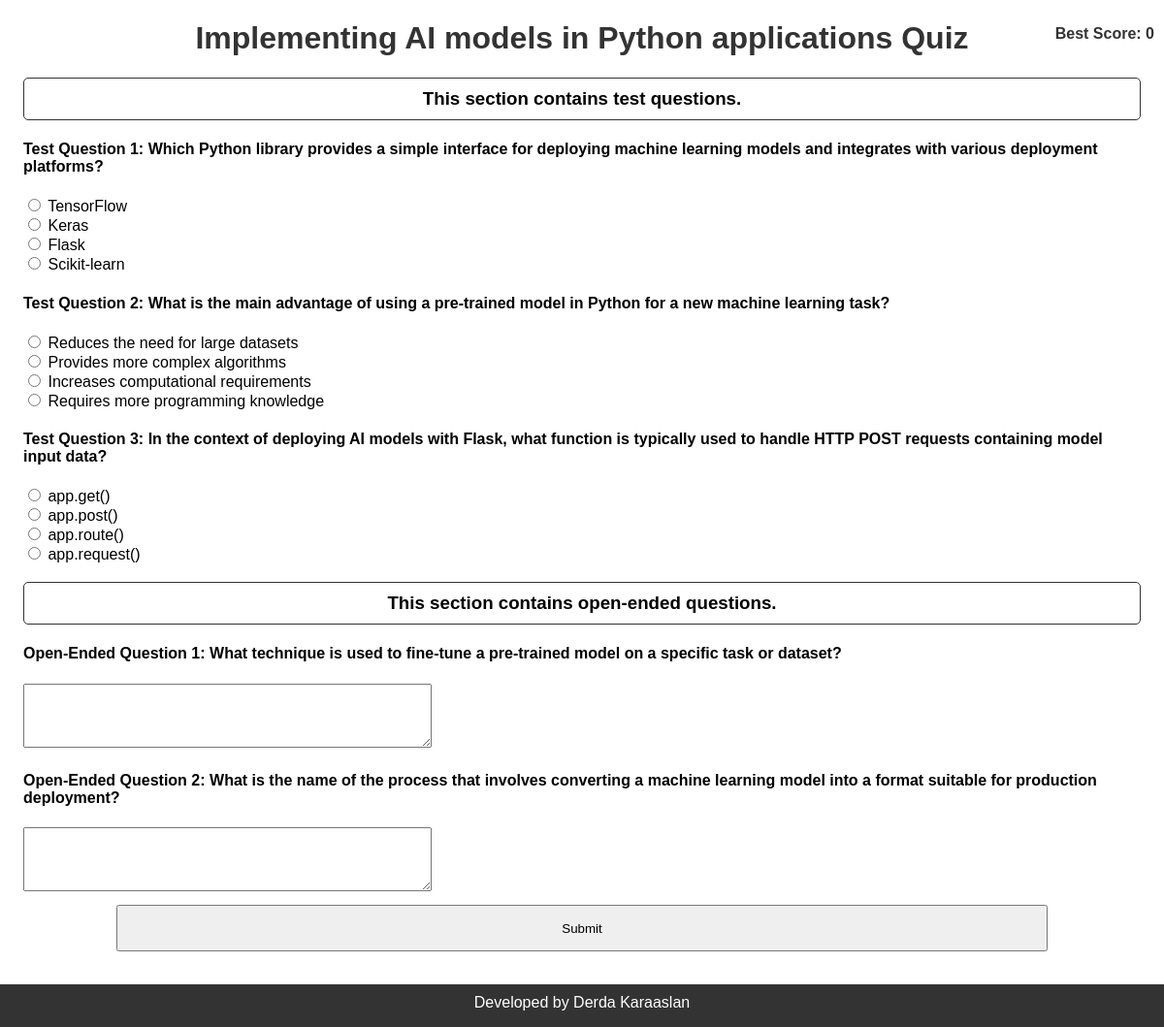
Page /quiz/4 on the committed database.
### app/models/topic.py (models this page shows)
class Topic(db.Model):
    id = db.Column(db.Integer, primary_key=True)
    name = db.Column(db.String(100), unique=True, nullable=False)
    questions = db.relationship('Question', backref='topic', lazy=True)

### app/models/question.py (models this page shows)
class Question(db.Model):
    id = db.Column(db.Integer, primary_key=True)
    question = db.Column(db.String(200), nullable=False)
    answer = db.Column(db.String(100), nullable=False)
    topic_id = db.Column(db.Integer, db.ForeignKey('topic.id'), nullable=False)
    type = db.Column(db.String(50))
    __mapper_args__ = {
        'polymorphic_identity': 'question',
        'polymorphic_on': type
    }

class TestQuestion(Question):
    id = db.Column(db.Integer, db.ForeignKey('question.id'), primary_key=True)
    option1 = db.Column(db.String(100), nullable=False)
    option2 = db.Column(db.String(100), nullable=False)
    option3 = db.Column(db.String(100), nullable=False)
    option4 = db.Column(db.String(100), nullable=False)
    __mapper_args__ = {
        'polymorphic_identity': 'test_question',
    }

class Question(db.Model):
    id = db.Column(db.Integer, primary_key=True)
    question = db.Column(db.String(200), nullable=False)
    answer = db.Column(db.String(100), nullable=False)
    topic_id = db.Column(db.Integer, db.ForeignKey('topic.id'), nullable=False)
    type = db.Column(db.String(50))
    __mapper_args__ = {
        'polymorphic_identity': 'question',
        'polymorphic_on': type
    }

class OpenEndedQuestion(Question):
    id = db.Column(db.Integer, db.ForeignKey('question.id'), primary_key=True)
    __mapper_args__ = {
        'polymorphic_identity': 'open_ended_question',
    }

### app/routes/routes.py (the view)
@bp.route('/quiz/<int:topic_id>')
def quiz(topic_id):
    topic_name = Topic.query.get(topic_id).name
    test_questions = TestQuestion.query.filter_by(topic_id=topic_id).all()
    open_ended_questions = OpenEndedQuestion.query.filter_by(topic_id=topic_id).all()
    return render_template('quiz.html', test_questions=test_questions,topic_name=topic_name, open_ended_questions=open_ended_questions, topic_id=topic_id, best_score=get_best_score(topic_id))

### app/routes/routes.py (called while the page is built)
def get_best_score(topic_id):
    score = Score.query.filter_by(topic_id=topic_id).order_by(Score.score.desc()).first()
    return score.score if score else 0

### app/templates/quiz.html (shortened to what this page needs)
<!DOCTYPE html>
<html lang="en">
<head>
    <link rel="stylesheet" href="{{ url_for('static', filename='style.css') }}">
</head>
<body>
    <div class="container">
        <div class="content">
            <h1>{{topic_name}} Quiz</h1>
            <div id="best-score">
                <p><b>Best Score: {{ best_score }}</b> </p>
            </div>
            <form action="{{ url_for('routes.result', topic_id=topic_id) }}" method="POST">
                <div class="question">
                    <h3>This section contains test questions.</h3>
                    {% for question in test_questions %}
                    <div>
                        <h4>Test Question {{ loop.index }}: {{ question.question }}</h4>
                        <input type="radio" name="question_{{ question.id }}" value="{{ question.option1 }}"> {{
                        question.option1 }}<br>
                        <input type="radio" name="question_{{ question.id }}" value="{{ question.option2 }}"> {{
                        question.option2 }}<br>
                        <input type="radio" name="question_{{ question.id }}" value="{{ question.option3 }}"> {{
                        question.option3 }}<br>
                        <input type="radio" name="question_{{ question.id }}" value="{{ question.option4 }}"> {{
                        question.option4 }}<br>
                    </div>
                    {% endfor %}
                </div>
                <div class="question">
                    <h3>This section contains open-ended questions.</h3>
                    {% for question in open_ended_questions %}
                    <div>
                        <h4>Open-Ended Question {{ loop.index }}: {{ question.question }}</h4>
                        <textarea name="question_{{ question.id }}" rows="4" cols="50"></textarea>
                    </div>
                    {% endfor %}
                </div>
                <button type="submit">Submit</button>
            </form>
        </div>
    </div>
    <footer>Developed by Derda Karaaslan</footer>
</body>
</html>

### app/static/style.css (style rules this page uses)
body { min-height: 100vh; font-family: Arial, sans-serif; margin: 0; padding: 0; text-align: center; display: flex; flex-direction: column; }
h1 { color: #333; }
.content { flex: 1; }
footer { background-color: #333; color: white; text-align: center; height: 24px; width: 100%; bottom: 0; background-color: #333; color: white; text-align: center; padding: 10px 0; }
#best-score { position: absolute; right: 10px; top: 10px; color: #333; }
.question { margin-left: 24px; margin-right: 24px; text-align: left; }
form button { margin-top: 10px; margin-bottom: 34px; width: 80%; height: 48px; }
.question h3 { border: #333; border-style: solid; border-width: 1px; border-radius: 5px; padding: 10px; text-align: center; }

### rows in the picture
Topic: name "Implementing AI models in Python applications"
TestQuestion: question "Which Python library provides a simple interface for deploying machine learning models and integrates with various deployment platforms?", option1 "TensorFlow", option2 "Keras", option3 "Flask", option4 "Scikit-learn"
TestQuestion: question "What is the main advantage of using a pre-trained model in Python for a new machine learning task?", option1 "Reduces the need for large datasets", option2 "Provides more complex algorithms", option3 "Increases computational requirements", option4 "Requires more programming knowledge"
TestQuestion: question "In the context of deploying AI models with Flask, what function is typically used to handle HTTP POST requests containing model input data?", option1 "app.get()", option2 "app.post()", option3 "app.route()", option4 "app.request()"
OpenEndedQuestion: question "What technique is used to fine-tune a pre-trained model on a specific task or dataset?"
OpenEndedQuestion: question "What is the name of the process that involves converting a machine learning model into a format suitable for production deployment?"

### other values in the picture
{{ best_score }} "0"
